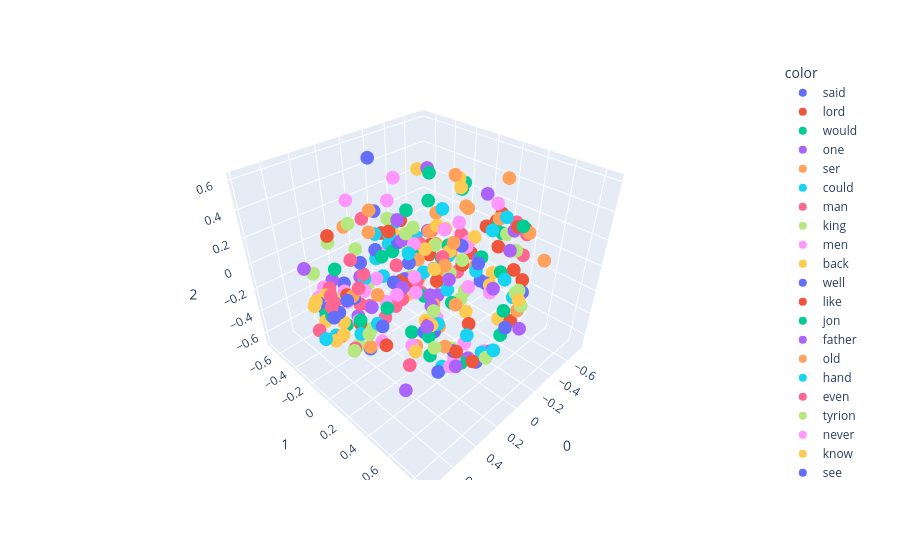

Source (notebook cell):
### Code cell
import plotly.express as px
fig = px.scatter_3d(x[:300],x=0,y=1,z=2, color=y[:300])
fig.show()
